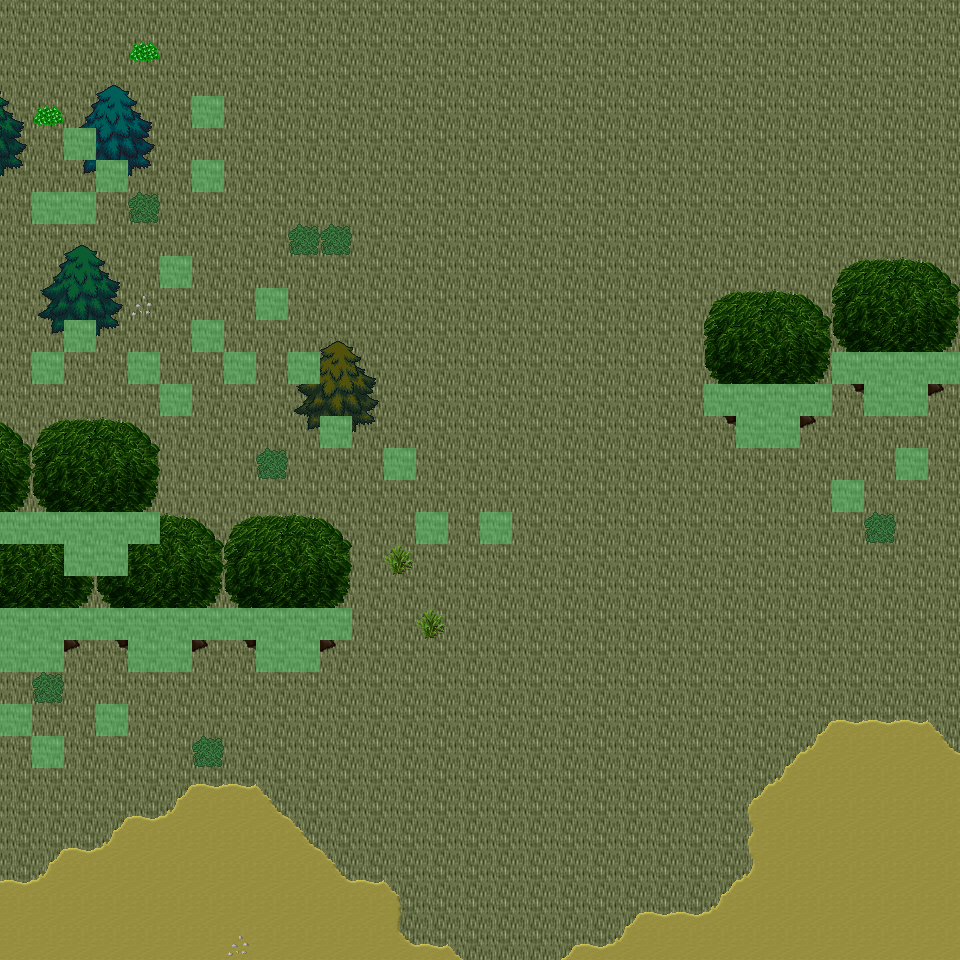

Rendered tile map (Tiled .tmx) drawn with the repository's tilesets; below, a short description and the map source with its tile grids summarised:
An orthogonal 30x30 tile map with 32x32 px tiles, 6 tile layers (Ground, Object, Object2, Above, ...), 23 tilesets and 8 objects (8x mapExit).

<map version="1.0" orientation="orthogonal" renderorder="right-down" width="30" height="30" tilewidth="32" tileheight="32" nextobjectid="9">
  <tileset firstgid="1" name="tileset_ground_ground" tilewidth="32" tileheight="32" tilecount="33" columns="3">
    <image source="../drawable/tileset_ground_ground.png" width="96" height="352" />
  </tileset>
  <tileset firstgid="34" name="tileset_ground_ridge_earth_dark" tilewidth="32" tileheight="32" tilecount="96" columns="12">
    <image source="../drawable/tileset_ground_ridge_earth_dark.png" width="384" height="256" />
  </tileset>
  <tileset firstgid="130" name="tileset_logic_collision" tilewidth="32" tileheight="32" tilecount="1" columns="1">
    <image source="../drawable/tileset_logic_collision.png" width="32" height="32" />
  </tileset>
  <tileset firstgid="131" name="tileset_logic_creature_animal" tilewidth="32" tileheight="32" tilecount="32" columns="8">
    <image source="../drawable/tileset_logic_creature_animal.png" width="256" height="128" />
  </tileset>
  <tileset firstgid="163" name="tileset_ground_earth_edges" tilewidth="32" tileheight="32" tilecount="18" columns="6">
    <image source="../drawable/tileset_ground_earth_edges.png" width="192" height="96" />
  </tileset>
  <tileset firstgid="181" name="tileset_plant_grasses" tilewidth="32" tileheight="32" tilecount="6" columns="3">
    <image source="../drawable/tileset_plant_grasses.png" width="96" height="64" />
  </tileset>
  <tileset firstgid="187" name="tileset_ground_earth_edges_yellowgreen" tilewidth="32" tileheight="32" tilecount="15" columns="5">
    <image source="../drawable/tileset_ground_earth_edges_yellowgreen.png" width="160" height="96" />
  </tileset>
  <tileset firstgid="202" name="tileset_ground_grass_corners" tilewidth="32" tileheight="32" tilecount="24" columns="6">
    <image source="../drawable/tileset_ground_grass_corners.png" width="192" height="128" />
  </tileset>
  <tileset firstgid="226" name="tileset_plant_tree_tree_darkgreen" tilewidth="32" tileheight="32" tilecount="88" columns="8">
    <image source="../drawable/tileset_plant_tree_tree_darkgreen.png" width="256" height="352" />
  </tileset>
  <tileset firstgid="314" name="tileset_plant_tree_evergreen" tilewidth="32" tileheight="32" tilecount="36" columns="3">
    <image source="../drawable/tileset_plant_tree_evergreen.png" width="96" height="384" />
  </tileset>
  <tileset firstgid="350" name="tileset_plant_bush_various_small" tilewidth="32" tileheight="32" tilecount="9" columns="3">
    <image source="../drawable/tileset_plant_bush_various_small.png" width="96" height="96" />
  </tileset>
  <tileset firstgid="359" name="tileset_plant_bush_bushes" tilewidth="32" tileheight="32" tilecount="10" columns="5">
    <image source="../drawable/tileset_plant_bush_bushes.png" width="160" height="64" />
  </tileset>
  <tileset firstgid="369" name="tileset_building_decoration_rocks" tilewidth="32" tileheight="32" tilecount="6" columns="3">
    <image source="../drawable/tileset_building_decoration_rocks.png" width="96" height="64" />
  </tileset>
  <tileset firstgid="375" name="tileset_ground_stonecircle" tilewidth="32" tileheight="32" tilecount="81" columns="9">
    <image source="../drawable/tileset_ground_stonecircle.png" width="288" height="288" />
  </tileset>
  <tileset firstgid="456" name="tileset_ground_rock_rocks" tilewidth="32" tileheight="32" tilecount="4" columns="2">
    <image source="../drawable/tileset_ground_rock_rocks.png" width="64" height="64" />
  </tileset>
  <tileset firstgid="460" name="tileset_building_decoration_orbpedestal" tilewidth="32" tileheight="32" tilecount="2" columns="1">
    <image source="../drawable/tileset_building_decoration_orbpedestal.png" width="32" height="64" />
  </tileset>
  <tileset firstgid="462" name="tileset_building_house_chalet" tilewidth="32" tileheight="32" tilecount="56" columns="7">
    <image source="../drawable/tileset_building_house_chalet.png" width="224" height="256" />
  </tileset>
  <tileset firstgid="518" name="tileset_building_tower_chalet" tilewidth="32" tileheight="32" tilecount="16" columns="2">
    <image source="../drawable/tileset_building_tower_chalet.png" width="64" height="256" />
  </tileset>
  <tileset firstgid="534" name="tileset_plant_bush_bush_pinks" tilewidth="32" tileheight="32" tilecount="4" columns="2">
    <image source="../drawable/tileset_plant_bush_bush_pinks.png" width="64" height="64" />
  </tileset>
  <tileset firstgid="538" name="tileset_ground_dry_grass" tilewidth="32" tileheight="32" tilecount="54" columns="9">
    <image source="../drawable/tileset_ground_dry_grass.png" width="288" height="192" />
  </tileset>
  <tileset firstgid="592" name="tileset_object_rock_pillars_stone" tilewidth="32" tileheight="32" tilecount="36" columns="6">
    <image source="../drawable/tileset_object_rock_pillars_stone.png" width="192" height="192" />
  </tileset>
  <tileset firstgid="628" name="tileset_building_door_brown_door" tilewidth="32" tileheight="32" tilecount="3" columns="1">
    <image source="../drawable/tileset_building_door_brown_door.png" width="32" height="96" />
  </tileset>
  <tileset firstgid="631" name="tileset_logic_creature_fowl" tilewidth="32" tileheight="32" tilecount="6" columns="6">
    <image source="../drawable/tileset_logic_creature_fowl.png" width="192" height="32" />
  </tileset>
  <layer name="Ground" width="30" height="30">
    <data>[900 cells, 900 non-empty, 2 distinct tile ids]</data>
  </layer>
  <layer name="Object" width="30" height="30">
    <data>[900 cells, 115 non-empty, 27 distinct tile ids]</data>
  </layer>
  <layer name="Object2" width="30" height="30">
    <data>[900 cells, 2 non-empty, 1 distinct tile ids]</data>
  </layer>
  <layer name="Above" width="30" height="30">
    <data>[900 cells, 92 non-empty, 34 distinct tile ids]</data>
  </layer>
  <layer name="Above2" width="30" height="30">
    <data>[900 cells, 26 non-empty, 14 distinct tile ids]</data>
  </layer>
  <layer name="Walkable" width="30" height="30">
    <data>[900 cells, 60 non-empty, 1 distinct tile ids]</data>
  </layer>
  <objectgroup name="MapEvents">
    <object id="1" name="north" type="mapExit" x="0" y="0" width="960" height="32">
      <properties>
        <property name="map" value="level_0_x171_y8" />
        <property name="x" value="0" />
        <property name="y" value="28" />
      </properties>
    </object>
    <object id="2" name="south" type="mapExit" x="0" y="928" width="960" height="32">
      <properties>
        <property name="map" value="level_0_x171_y10" />
        <property name="x" value="0" />
        <property name="y" value="1" />
      </properties>
    </object>
    <object id="3" name="west" type="mapExit" x="0" y="0" width="32" height="512">
      <properties>
        <property name="map" value="level_0_x170_y9" />
        <property name="x" value="28" />
        <property name="y" value="0" />
      </properties>
    </object>
    <object id="4" name="west2" type="mapExit" x="0" y="544" width="32" height="64">
      <properties>
        <property name="map" value="level_0_x170_y9" />
        <property name="x" value="28" />
        <property name="y" value="17" />
      </properties>
    </object>
    <object id="5" name="west3" type="mapExit" x="0" y="672" width="32" height="32">
      <properties>
        <property name="map" value="level_0_x170_y9" />
        <property name="x" value="28" />
        <property name="y" value="21" />
      </properties>
    </object>
    <object id="6" name="west4" type="mapExit" x="0" y="736" width="32" height="224">
      <properties>
        <property name="map" value="level_0_x170_y9" />
        <property name="x" value="28" />
        <property name="y" value="23" />
      </properties>
    </object>
    </objectgroup>
</map>
<!-- 2 of 8 objects omitted -->
